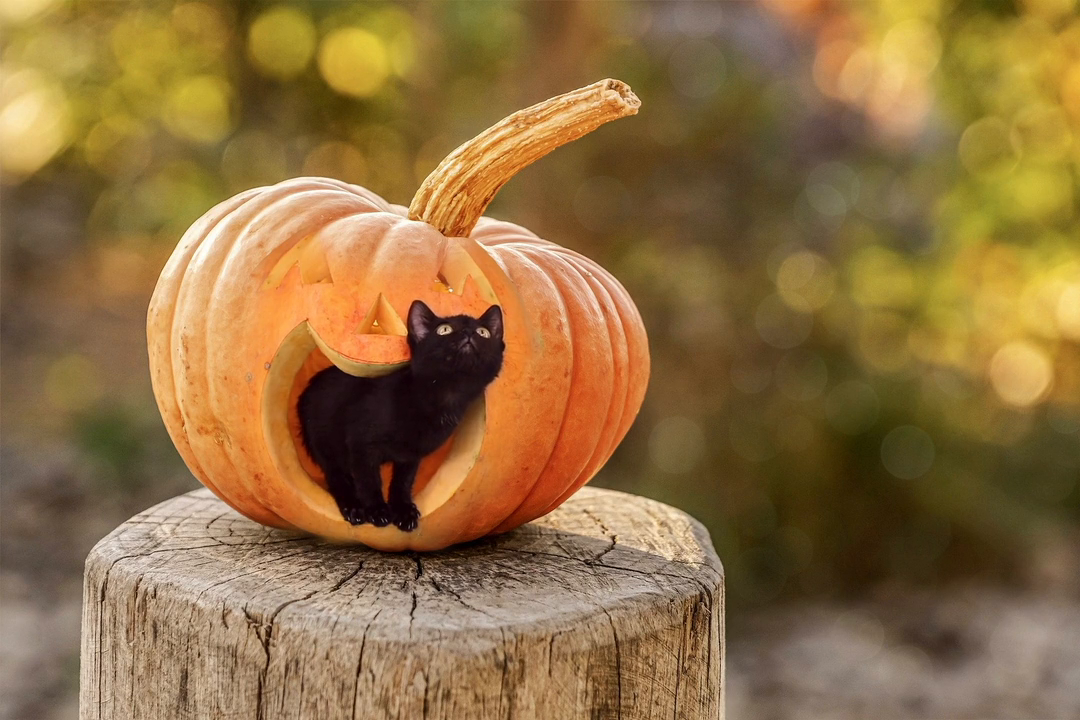
#> input picture frame 43 of Videos/cat.mp4, 1080 x 720 px
$ python rescale.video.py
#> lines starting #> are read from the running program, lines starting #| are printed output that depends on the picture
#> further down, frame is the input picture: shape (720, 1080, 3); mean B, G, R 65.4, 111.3, 143.5
import cv2 as cv

def rescaleFrame(frame, scale):
    # Images, videos, Live videos
#> called with scale = 0.2
    width = int(frame.shape[1] * scale)
#> width = 216
    height = int(frame.shape[0] * scale)
#> height = 144
    dimensions =  (width,height)
#> dimensions = (216, 144)

    return cv.resize(frame, dimensions, interpolation=cv.INTER_AREA)
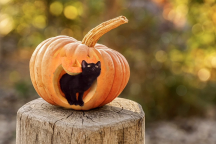
#> returned value: shape (144, 216, 3); mean of channels 0, 1, 2 65.4, 111.3, 143.5; drawn as B, G, R

capture = cv.VideoCapture('Videos/cat.mp4')

while True:
    isTrue, frame = capture.read()

    if not isTrue:
        print("video Ended")
        break

    #When you pass frame into your rescaling function,
    #you are passing a NumPy array.
    # "Image" is simply the conceptual name for what that array represents.

    cv.imshow('Original', frame)

    resized_img = rescaleFrame(frame, scale=0.20)
    cv.imshow('Resized', resized_img)
    cv.waitKey(10)

capture.release()
cv.destroyAllWindows()

$ run again, starting later in the video
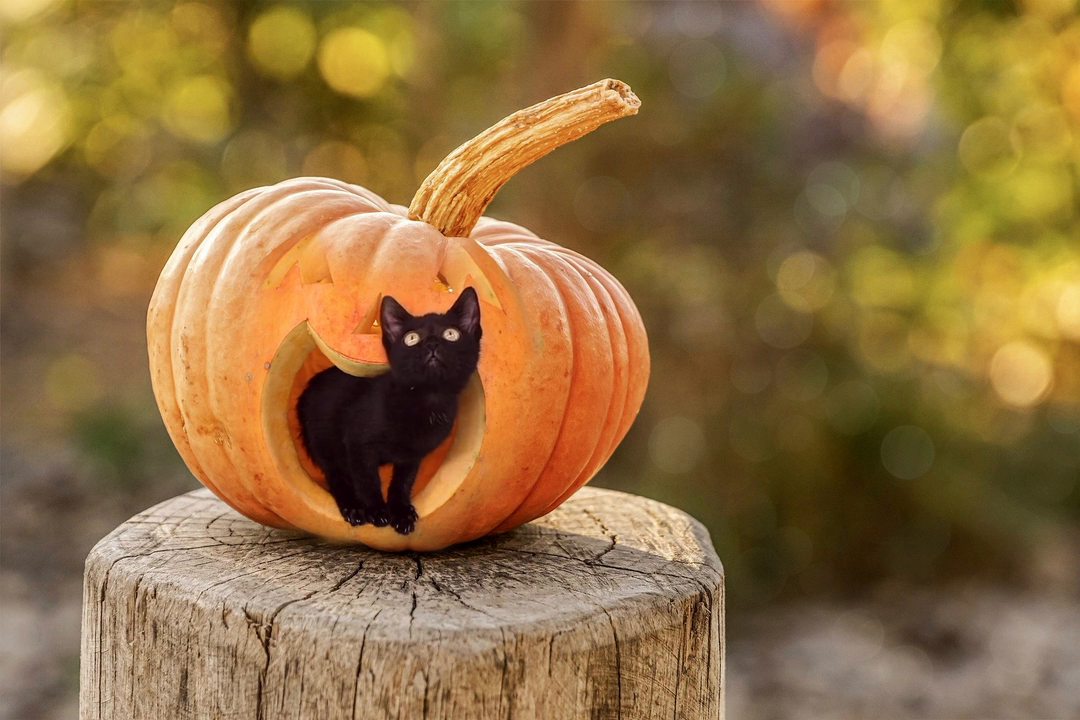
#> input picture frame 195 of Videos/cat.mp4, 1080 x 720 px
#> frame is the input picture: shape (720, 1080, 3); mean B, G, R 65.4, 111.3, 143.6
#> in rescaleFrame, `return cv.resize(frame, dimensions, interpolation=cv.INTER_AREA)`:
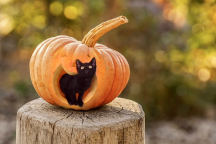
#> returned value: shape (144, 216, 3); mean of channels 0, 1, 2 65.4, 111.3, 143.6; drawn as B, G, R

$ run again, starting later in the video
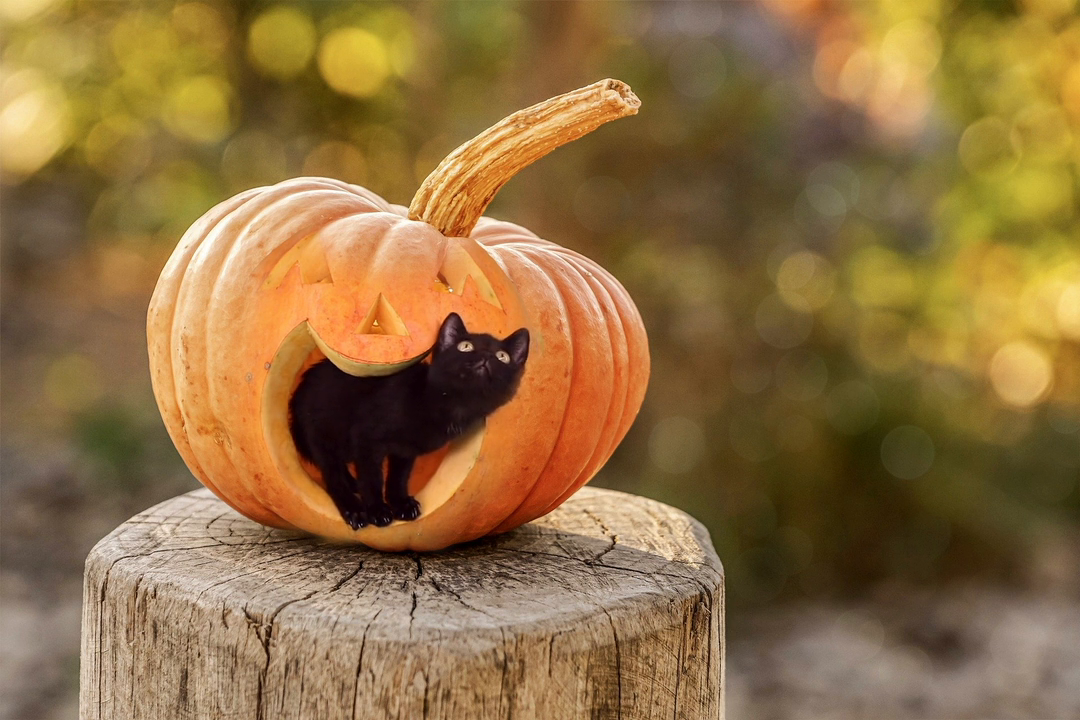
#> input picture frame 348 of Videos/cat.mp4, 1080 x 720 px
#> frame is the input picture: shape (720, 1080, 3); mean B, G, R 65.4, 111.3, 143.4
#> in rescaleFrame, `return cv.resize(frame, dimensions, interpolation=cv.INTER_AREA)`:
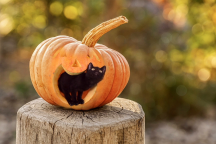
#> returned value: shape (144, 216, 3); mean of channels 0, 1, 2 65.4, 111.3, 143.4; drawn as B, G, R
